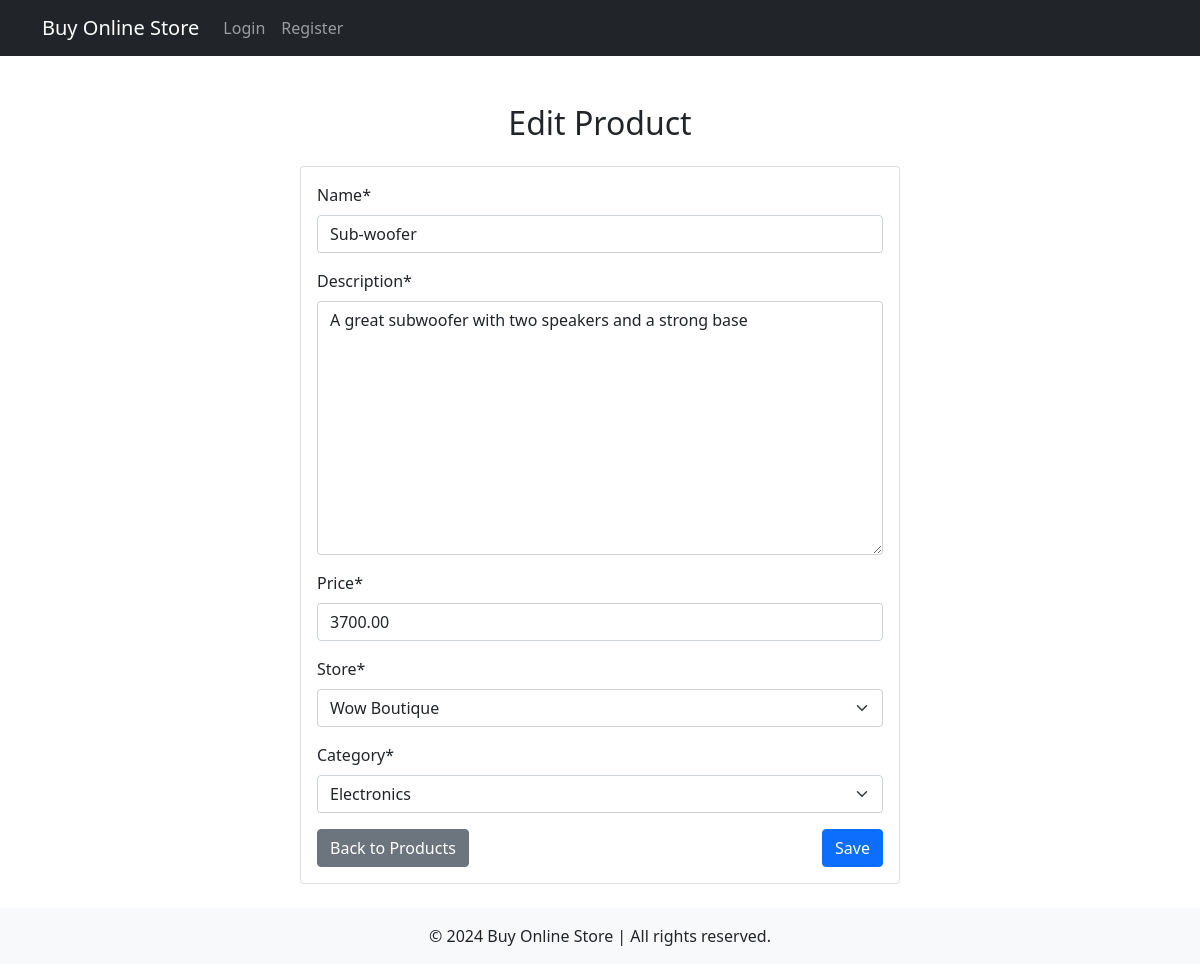
Page /products/update/1/ on the earlier database version.
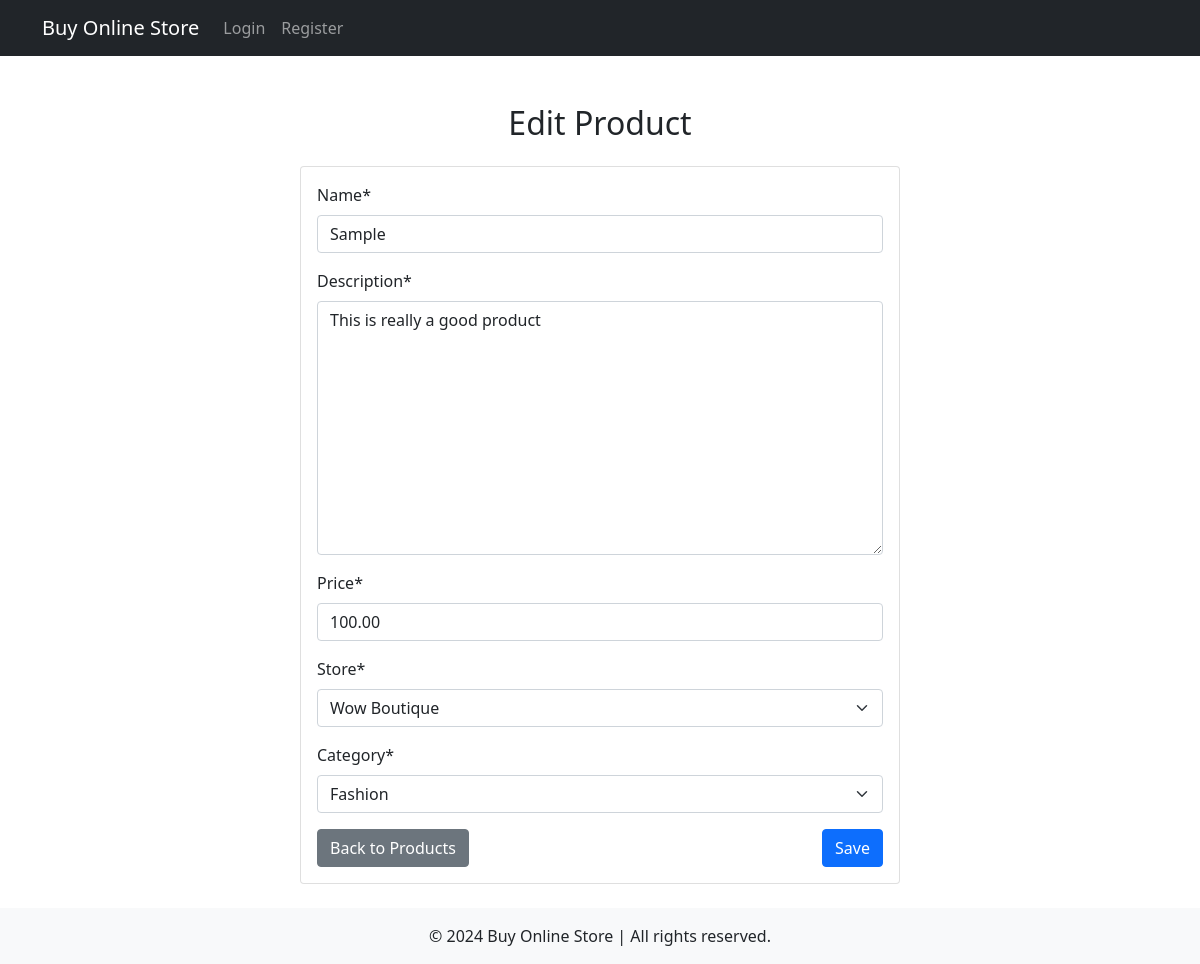
Same page on the later database version.
### products/models.py (models this page shows, shortened)
class Product(models.Model):
    name = models.CharField(max_length=255)
    description = models.TextField()
    price = models.DecimalField(max_digits=10, decimal_places=2)
    store = models.ForeignKey(Store, on_delete=models.CASCADE, related_name='products')  # Link to the Store model
    category = models.ForeignKey(Category, on_delete=models.CASCADE)
    image = models.ImageField(upload_to='products/', blank=True, null=True)  # Field for product image
    created_at = models.DateTimeField(auto_now_add=True)
    updated_at = models.DateTimeField(auto_now=True)

class Category(models.Model):
    name = models.CharField(max_length=255)
    def __str__(self):
        return self.name

### products/views.py (the view)
# urls.py: path('update/<int:product_id>/', views.update, name='update'),
def update(request, product_id):
    product = get_object_or_404(Product, id=product_id)  # Get the product or return 404
    if request.method == 'POST':
        form = ProductForm(request.POST, instance=product)  # Create a form instance with the existing product
        if form.is_valid():
            form.save()  # Save the updated product to the database
            messages.success(request, 'Product updated successfully!')
            return redirect('detail', product_id=product.id)  # Redirect to the product detail page
    else:
        form = ProductForm(instance=product)  # Fill the form with the existing product data
    return render(request, 'products/edit_form.html', {'form': form, 'product': product})

### products/forms.py
class ProductForm(forms.ModelForm):
    class Meta:
        model = Product
        fields = ['name', 'description', 'price', 'store', 'category']

### accounts/models.py (called while the page is built)
    def __str__(self):
        return self.storeName

### products/templates/products/edit_form.html (shortened to what this page needs)
{% extends 'base.html' %}
{% load crispy_forms_filters %}
{% block content %}
<div class="container mt-5">
    <h2 class="text-center mb-4">{{ form.instance.id|yesno:"Edit,Add" }} Product</h2>
    <div class="card mx-auto" style="max-width: 600px;">
        <div class="card-body">
            <form method="POST">
                <div class="mb-3">
                    {{ form|crispy }}
                </div>
                <div class="d-flex justify-content-between">
                    <a href="{% url 'all_products' %}" class="btn btn-secondary">Back to Products</a>
                    <button type="submit" class="btn btn-primary">Save</button>
                </div>
            </form>
        </div>
    </div>
</div>
{% endblock %}

Differences in the rows shown:
changed Product "Edit": name "Sub-woofer" → "Sample"; description "A great subwoofer with two speakers and a strong base" → "This is really a good product"; price "3700.00" → "100.00"; category "Electronics" → "Fashion"
